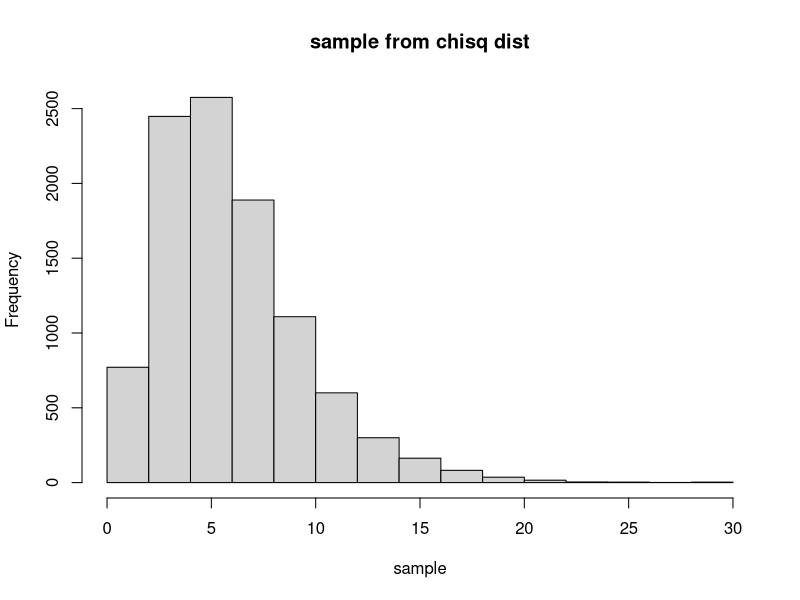
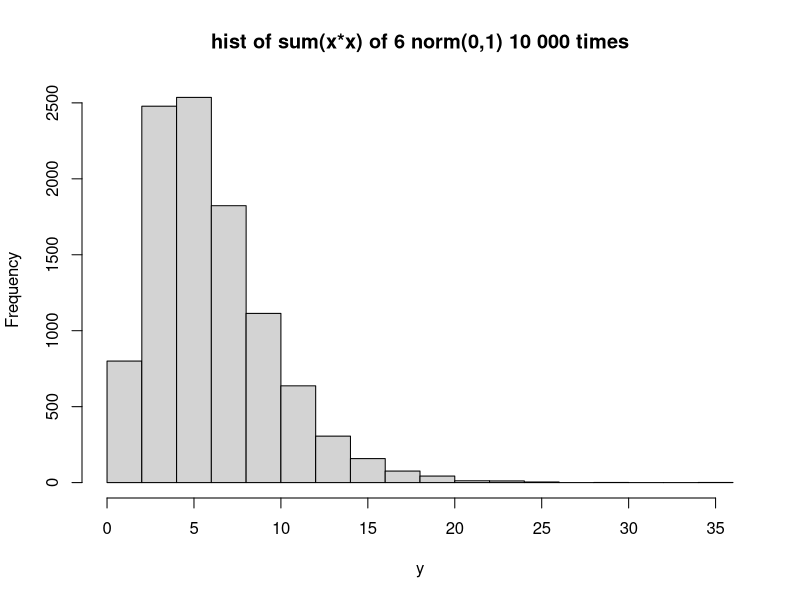
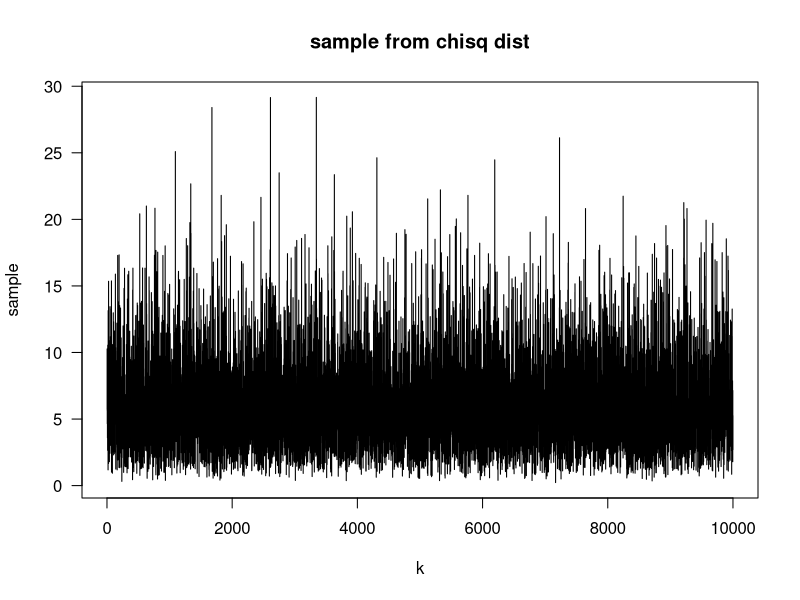

The R script that drew these images, in order: (Note: this script raises an error after producing the figures.)
## 1.a
n <- 10000 ## The number of trials.
freedom = 6
k <- seq(1, n, by = 1) ## First axis of plot.

sample <- rchisq(n = n, df = freedom) ## Second axis of plot for pdf.
hist(sample, main = "sample from chisq dist")

nn = 10000
y = rep(0, nn)
s=6
# 1. b(ii)
for (i in 1:nn) {
    # 1. b(i)
    x = rnorm(s, mean=0, sd=1)
    y_i = sum(x*x)
    y[i] =y_i
}
hist(y, main="hist of sum(x*x) of 6 norm(0,1) 10 000 times")

plot(x = k, y = sample, type = "s", las = 1, main = "sample from chisq dist")
plot(x = k, y = cdf, type = "s", las = 1, main = "cdf of Binomial distribution")

# 1. c Sammenlign histogrammene til Z og Y . Konklusjon?
# -De ser nesten identisk ut.
#################################
## 2.a
n = 1000
sample = rlnorm(n, meanlog = 0, sdlog = 1)
hist(sample, main = "sample from lognorm dist")

#2.b 
hist(log(sample), main="sampe from ln(Z)")
#2.c Sammenlign histogrammene til Z og Y . Konklusjon. 
# -Y ser ut som n(0,1) så Z= ln(Y) - lognorm fordeling.

#################################
##3.a 
n=1000
maxi = 5
delta=1
y = rep(0,n)
# (ii)
for (j in 1:n) {
    #(i)
    sub_sample = runif(maxi, min = 0, max = delta)
    y[j] = max(sub_sample)
}
hist(y, main="max of 5 samples from U(1)")
#3.b Sammenlign histogrammet til Y med den verdien du har valgt for θ. Konklusjon?
# - de fleste verdiene ligger nærmt delta. Som forventet.

#################################
##4.a 
maxi = 20
sigma = 1
#kritiske verdier for chi sq dist for 95% konf
